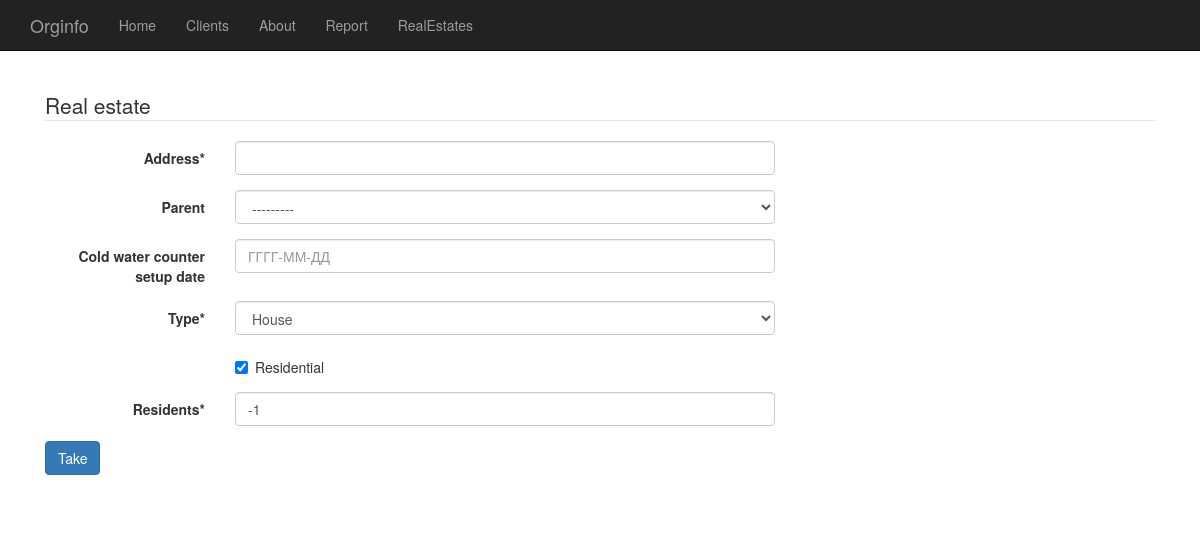
The page /real_estates/add/ on the database its author committed.
### accounting/models.py (models this page shows)
class RealEstate(models.Model):
    FLAT_TYPE = 'f'
    ROOM_TYPE = 'r'
    HOUSE_TYPE = 'h'
    BUILDING_TYPE = 'b'
    SHARE_TYPE = 's'
    REAL_ESTATE_TYPES = (
        (FLAT_TYPE, 'Flat'),
        (ROOM_TYPE, 'Room'),
        (HOUSE_TYPE, 'House'),
        (BUILDING_TYPE, 'Building'),
        (SHARE_TYPE, 'Share'),
    )
    address = models.CharField(max_length=200)
    region = models.ForeignKey(Region)
    parent = models.ForeignKey('self', null=True, blank=True, default = None)
    cold_water_counter_setup_date = models.DateField(blank=True, null=True)
    type = models.CharField(max_length=1, choices=REAL_ESTATE_TYPES, default=HOUSE_TYPE)
    space = models.FloatField()
    space_of_joint_estate = models.FloatField()
    residential = models.BooleanField(default=True)
    residents = models.IntegerField(default=-1)
    organization = models.ForeignKey(Organization)
    amount = models.DecimalField(max_digits=8, decimal_places=2, default=-1)
    degree_of_improvements = models.ForeignKey(DegreeOfImprovementsDwelling)
    def __str__(self):
        return self.address

### accounting/views.py (the view)
# urls.py: url(r'^real_estates/add/$', views.CreateRealEstate.as_view(success_url="/real_estates/"), name='add_real_estate'),
class CreateRealEstate(CreateView):
    model = RealEstate
    template_name = 'accounting/add_client.html'
    form_class = CreateRealEstateForm

### accounting/forms.py
class CreateRealEstateForm(ModelForm):
    def __init__(self, *args, **kwargs):
        super(CreateRealEstateForm, self).__init__(*args, **kwargs)
        self.helper = FormHelper()
        self.helper.form_class = 'form-horizontal'
        self.helper.label_class = 'col-sm-2'
        self.helper.field_class = 'col-sm-6'
        self.helper.layout = Layout(
            Fieldset(
                'Real estate',
                'address',
                'parent',
                Field('cold_water_counter_setup_date', placeholder="ГГГГ-ММ-ДД"),
                'type',
                'residential',
                'residents',
            ),
            ButtonHolder(
                Submit('submit', 'Take', css_class='btn-default')
            )
        )
    class Meta:
        model = RealEstate
        fields = ['address', 'parent', 'cold_water_counter_setup_date', 'type', 'residential', 'residents']
        widgets = {
        }

### accounting/templates/accounting/add_client.html
{% extends "starter-template.html" %}
{% block container %}
{% load crispy_forms_tags %}
{% crispy form %}
{% endblock %}

### orginfo/templates/starter-template.html (style rules this page uses)
body { padding-top: 50px; }

### rows shown on the page
RealEstate: parent "---------", type "House", residential "☑", residents "-1"
